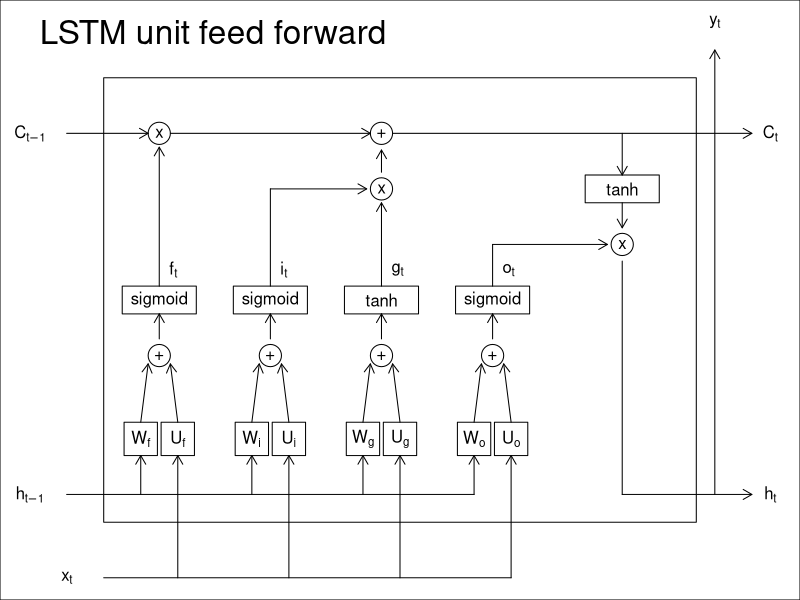
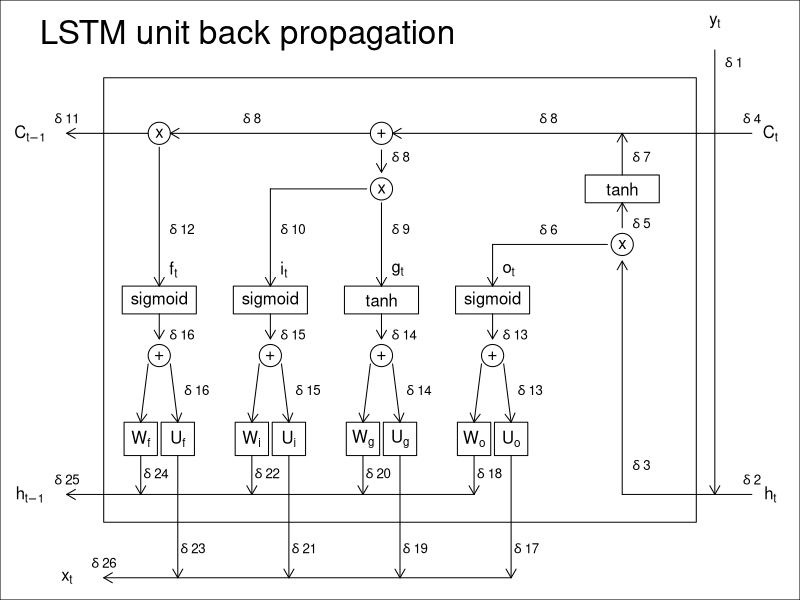

Generate these figures, in order, with R:
## ---- chunk 1
par(mar=rep(0,4))
plot(c(0,10),c(0,10),type="n",
     # bty ="n",
     xlab ="", ylab= "",xaxt="n",yaxt="n")

text(x=0,y=9.75,labels="LSTM unit feed forward",pos=4,cex=2)
symbols(x=5,y=5,rectangles = matrix(8,nrow=1,ncol=2),inches = F,add = T) # unit itself
text(x=c(0,0,0.5,10,10,9.25),y=c(8,1.5,0,8,1.5,10),
     labels = c(expression('C'[t-1]),expression('h'[t-1]),expression('x'[t]),expression('C'[t]),expression('h'[t]),expression('y'[t])))

symbols(x=c(1.5,2, 3,3.5,4.5,5,6,6.5),y=rep(2.5,8),rectangles = matrix(c(0.45,0.6),nrow=8,ncol=2,byrow = T),inches = F,add = T) # weight matrix
text(x=c(1.5,2, 3,3.5,4.5,5,6,6.5),y=rep(2.5,8),
     labels = c(expression('W'[f]),expression('U'[f]),expression('W'[i]),expression('U'[i]),
                expression('W'[g]),expression('U'[g]),expression('W'[o]),expression('U'[o]))
     ) # weight matrix

symbols(x=c(1.75,3.25,4.75,6.25),y=rep(4,4),circles = rep(0.15,4),inches = F,add = T) # addition of the weight matrix from x and hidden
text(x=c(1.75,3.25,4.75,6.25),y=rep(4,4),labels="+") # addition of the weight matrix from x and hidden

symbols(x=c(1.75,3.25,4.75,6.25,8),y=c(rep(5,4),7),rectangles = matrix(c(1,0.5),nrow=5,ncol=2,byrow = T),inches = F,add = T) # linearisation
text(x=c(1.75,3.25,4.75,6.25,8),y=c(rep(5,4),7),labels=c("sigmoid","sigmoid","tanh","sigmoid","tanh")) # linearisation

symbols(x=c(1.75,4.75,4.75,8),y=c(8,8,7,6),circles = rep(0.15,4),inches = F,add = T) # addition of the weight matrix from x and hidden
text(x=c(1.75,4.75,4.75,8),y=c(8,8,7,6),labels=c("x","+","x","x")) # addition of the weight matrix from x and hidden
# arrows(x0)

segments(x0=c(1),x1 = c(6.5),y0 = c(0),y1 = c(0)) # xt segment
segments(x0=c(0.5),x1 = c(6),y0 = c(1.5),y1 = c(1.5)) # ht-1 segment

arrows(x0=c(2, 3.5,5,6.5),y0=rep(0,4),y1=rep(2.2,4),length = 0.1) # xt arrows
arrows(x0=c(1.5, 3,4.5,6),y0=rep(1.5,4),y1=rep(2.2,4),length = 0.1) # ht-1 arrows

arrows(x0=c(1.5,2, 3,3.5,4.5,5,6,6.5),x1=c(1.5,2, 3,3.5,4.5,5,6,6.5)+c(0.1,-0.1),y0=rep(2.8,8),y1=rep(3.85,8),length = 0.1) # before addition arrows

arrows(x0=c(1.75,3.25,4.75,6.25),x1=c(1.75,3.25,4.75,6.25),y0=rep(4.3,4),y1=rep(4.75,4),length = 0.1) # before linearisation

arrows(x0=c(0.5,1.9,4.9),x1=c(1.6,4.6,9.75),y0=rep(8,3),length = 0.1) # C t-1 to Ct arrows

arrows(x0=c(1.75,4.75),y0=rep(5.25,2),y1=c(7.75,6.75),length = 0.1)# after linearisation
segments(x0=c(3.25,6.25),y0=rep(5.25,2),y1=c(7,6))# after linearisation

arrows(x0=c(3.25,6.25),x1=c(4.55,7.8),y0=c(7,6),length = 0.1) # still after linearisation

arrows(x0=c(4.75),y0=c(7.3),y1=c(7.7),length = 0.1) # still still after linearisation

arrows(x0=c(8),y0=c(8),y1=c(7.25),length = 0.1) # before C tanh
arrows(x0=c(8),y0=c(6.75),y1=c(6.3),length = 0.1) # after C tanh
segments(x0=c(8),y0=c(5.7),y1=c(1.5)) # after X
arrows(x0=c(8),x1 = c(9.75),y0=c(1.5),length = 0.1) # after X
arrows(x0=c(9.25),y0=c(1.5),y1=c(9.5),length = 0.1) # after X

text(x=c(1.75,3.25,4.75,6.25),y=5.5,labels=c(expression('f'[t]),expression('i'[t]),expression('g'[t]),expression('o'[t])),pos = 4)
## ---- chunk 2
par(mar=rep(0,4))
plot(c(0,10),c(0,10),type="n",
     # bty ="n",
     xlab ="", ylab= "",xaxt="n",yaxt="n")

text(x=0,y=9.75,labels="LSTM unit back propagation",pos=4,cex=2)
symbols(x=5,y=5,rectangles = matrix(8,nrow=1,ncol=2),inches = F,add = T) # unit itself
text(x=c(0,0,0.5,10,10,9.25),y=c(8,1.5,0,8,1.5,10),
     labels = c(expression('C'[t-1]),expression('h'[t-1]),expression('x'[t]),expression('C'[t]),expression('h'[t]),expression('y'[t])))

symbols(x=c(1.5,2, 3,3.5,4.5,5,6,6.5),y=rep(2.5,8),rectangles = matrix(c(0.45,0.6),nrow=8,ncol=2,byrow = T),inches = F,add = T) # weight matrix
text(x=c(1.5,2, 3,3.5,4.5,5,6,6.5),y=rep(2.5,8),
     labels = c(expression('W'[f]),expression('U'[f]),expression('W'[i]),expression('U'[i]),
                expression('W'[g]),expression('U'[g]),expression('W'[o]),expression('U'[o]))
     ) # weight matrix

symbols(x=c(1.75,3.25,4.75,6.25),y=rep(4,4),circles = rep(0.15,4),inches = F,add = T) # addition of the weight matrix from x and hidden
text(x=c(1.75,3.25,4.75,6.25),y=rep(4,4),labels="+") # addition of the weight matrix from x and hidden

symbols(x=c(1.75,3.25,4.75,6.25,8),y=c(rep(5,4),7),rectangles = matrix(c(1,0.5),nrow=5,ncol=2,byrow = T),inches = F,add = T) # linearisation
text(x=c(1.75,3.25,4.75,6.25,8),y=c(rep(5,4),7),labels=c("sigmoid","sigmoid","tanh","sigmoid","tanh")) # linearisation

symbols(x=c(1.75,4.75,4.75,8),y=c(8,8,7,6),circles = rep(0.15,4),inches = F,add = T) # addition of the weight matrix from x and hidden
text(x=c(1.75,4.75,4.75,8),y=c(8,8,7,6),labels=c("x","+","x","x")) # addition of the weight matrix from x and hidden
# arrows(x0)

arrows(x1=c(1),x0 = c(6.5),y0 = c(0),y1 = c(0),length = 0.1) # xt segment
arrows(x1=c(0.5),x0 = c(6),y0 = c(1.5),y1 = c(1.5),length = 0.1) # ht-1 segment

arrows(x0=c(2, 3.5,5,6.5),y1=rep(0,4),y0=rep(2.2,4),length = 0.1) # xt arrows
arrows(x0=c(1.5, 3,4.5,6),y1=rep(1.5,4),y0=rep(2.2,4),length = 0.1) # ht-1 arrows

arrows(x1=c(1.5,2, 3,3.5,4.5,5,6,6.5),x0=c(1.5,2, 3,3.5,4.5,5,6,6.5)+c(0.1,-0.1),y1=rep(2.8,8),y0=rep(3.85,8),length = 0.1) # before addition arrows

arrows(x0=c(1.75,3.25,4.75,6.25),y1=rep(4.3,4),y0=rep(4.75,4),length = 0.1) # before linearisation

arrows(x1=c(0.5,1.9,4.9),x0=c(1.6,4.6,9.75),y0=rep(8,3),length = 0.1) # C t-1 to Ct arrows

arrows(x0=c(1.75,4.75),y1=rep(5.25,2),y0=c(7.75,6.75),length = 0.1)# after linearisation
arrows(x0=c(3.25,6.25),y1=rep(5.25,2),y0=c(7,6),length = 0.1)# after linearisation

segments(x1=c(3.25,6.25),x0=c(4.55,7.8),y0=c(7,6)) # still after linearisation

arrows(x0=c(4.75),y1=c(7.3),y0=c(7.7),length = 0.1) # still still after linearisation

arrows(x0=c(8),y1=c(8),y0=c(7.25),length = 0.1) # before C tanh
arrows(x0=c(8),y1=c(6.75),y0=c(6.3),length = 0.1) # after C tanh
arrows(x0=c(8),y1=c(5.7),y0=c(1.5),length = 0.1) # after X
segments(x1=c(8),x0 = c(9.75),y0=c(1.5)) # after X
arrows(x0=c(9.25),y1=c(1.5),y0=c(9.5),length = 0.1) # after X

text(x=c(1.75,3.25,4.75,6.25),y=5.5,labels=c(expression('f'[t]),expression('i'[t]),expression('g'[t]),expression('o'[t])),pos = 4)

text(x = c(9.25), y = c(9.25), labels=c(expression(delta~"1")), pos=4,cex=0.8)
text(x = c(9.75), y = c(8), labels=c(expression(delta~"4")), pos=3,cex=0.8)
text(x = c(9.75), y = c(1.5), labels=c(expression(delta~"2")), pos=3,cex=0.8)
text(x = c(8), y = c(2), labels=c(expression(delta~"3")), pos=4,cex=0.8)
text(x = c(8), y = c(6.35), labels=c(expression(delta~"5")), pos=4,cex=0.8)
text(x = c(8), y = c(7.55), labels=c(expression(delta~"7")), pos=4,cex=0.8)
text(x = c(7), y = c(6), labels=c(expression(delta~"6")), pos=3,cex=0.8)
text(x = c(7), y = c(8), labels=c(expression(delta~"8")), pos=3,cex=0.8)
text(x = c(3), y = c(8), labels=c(expression(delta~"8")), pos=3,cex=0.8)
text(x = c(4.75), y = c(7.55), labels=c(expression(delta~"8")), pos=4,cex=0.8)
text(x = c(4.75), y = c(6.25), labels=c(expression(delta~"9")), pos=4,cex=0.8)
text(x = c(3.25), y = c(6.25), labels=c(expression(delta~"10")), pos=4,cex=0.8)
text(x = 0.5, y = c(8), labels=c(expression(delta~"11")), pos=3,cex=0.8)
text(x = c(1.75), y = c(6.25), labels=c(expression(delta~"12")), pos=4,cex=0.8)

text(x = c(6.25), y = c(4.35), labels=c(expression(delta~"13")), pos=4,cex=0.8)
text(x = c(4.75), y = c(4.35), labels=c(expression(delta~"14")), pos=4,cex=0.8)
text(x = c(3.25), y = c(4.35), labels=c(expression(delta~"15")), pos=4,cex=0.8)
text(x = c(1.75), y = c(4.35), labels=c(expression(delta~"16")), pos=4,cex=0.8)

text(x = c(6.25)+0.2, y = c(4.35)-1, labels=c(expression(delta~"13")), pos=4,cex=0.8)
text(x = c(4.75)+0.2, y = c(4.35)-1, labels=c(expression(delta~"14")), pos=4,cex=0.8)
text(x = c(3.25)+0.2, y = c(4.35)-1, labels=c(expression(delta~"15")), pos=4,cex=0.8)
text(x = c(1.75)+0.2, y = c(4.35)-1, labels=c(expression(delta~"16")), pos=4,cex=0.8)

text(x = c(6.5)-0.1, y = c(0.5), labels=c(expression(delta~"17")), pos=4,cex=0.8)
text(x = c(6)-0.1, y = c(1.85), labels=c(expression(delta~"18")), pos=4,cex=0.8)
text(x = c(5)-0.1, y = c(0.5), labels=c(expression(delta~"19")), pos=4,cex=0.8)
text(x = c(4.5)-0.1, y = c(1.85), labels=c(expression(delta~"20")), pos=4,cex=0.8)
text(x = c(3.5)-0.1, y = c(0.5), labels=c(expression(delta~"21")), pos=4,cex=0.8)
text(x = c(3)-0.1, y = c(1.85), labels=c(expression(delta~"22")), pos=4,cex=0.8)
text(x = c(2)-0.1, y = c(0.5), labels=c(expression(delta~"23")), pos=4,cex=0.8)
text(x = c(1.5)-0.1, y = c(1.85), labels=c(expression(delta~"24")), pos=4,cex=0.8)
text(x = 0.5, y = 1.5, labels=c(expression(delta~"25")), pos=3,cex=0.8)
text(x = 1, y = 0, labels=c(expression(delta~"26")), pos=3,cex=0.8)
